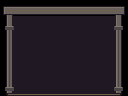

This game map was drawn from its Tiled (.tmx) file and the tilesets committed beside it. A one-line description and the full map source follow:
An orthogonal 4x3 tile map with 32x32 px tiles, 1 tile layer (Assembly), 3 tilesets.

<map version="1.10" orientation="orthogonal" renderorder="right-down" width="4" height="3" tilewidth="32" tileheight="32" infinite="0" nextlayerid="2" nextobjectid="1">
  <tileset firstgid="1" source="../floors.tsx" />
  <tileset firstgid="321" source="../walls.tsx" />
  <tileset firstgid="961" source="../architecture.tsx" />
  <layer id="1" name="Assembly" width="4" height="3">
    <data encoding="csv">
1093,1094,1095,1096,
1109,1110,1111,1112,
1125,1126,1127,1128
</data>
  </layer>
</map>
